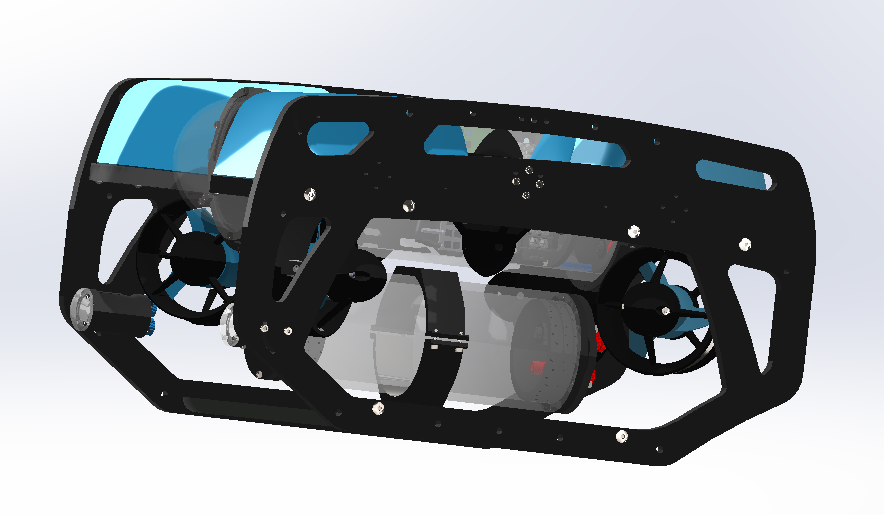
#> input picture imagesCAO2/1.png, 884 x 515 px; its folder holds 4 pictures in this run
$ python HYBRIDE.py
#> lines starting #> are read from the running program, lines starting #| are printed output that depends on the picture
import cv2
import numpy as np
import os
import mss
import time

# Initialisation d'ORB pour la reconnaissance de forme
orb = cv2.ORB_create(nfeatures=5000, scaleFactor=1.2, nlevels=8)
bf = cv2.BFMatcher(cv2.NORM_HAMMING)

# Chargement des images de référence (CAO)
path_refs = "imagesCAO2"
references = []

print("Chargement des modèles ORB...")
for file in os.listdir(path_refs):
    if file.lower().endswith(('.png', '.jpg', '.jpeg')):
        img = cv2.imread(os.path.join(path_refs, file), cv2.IMREAD_GRAYSCALE)
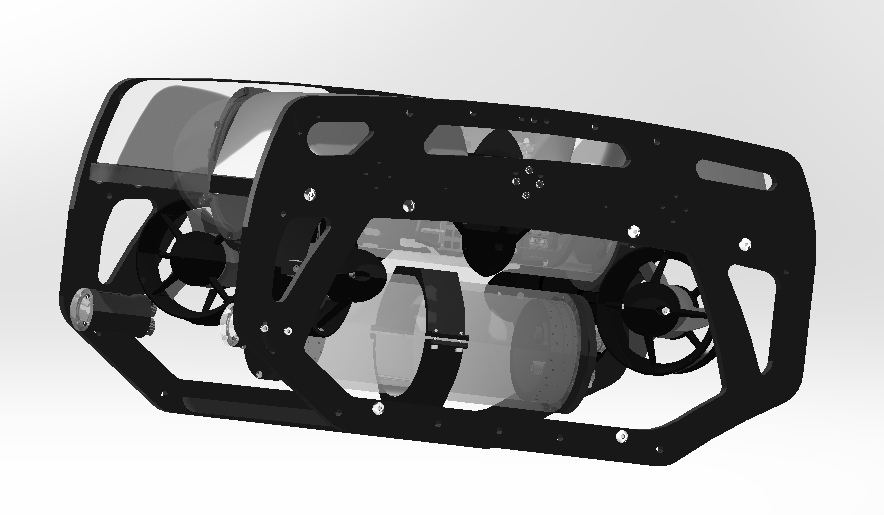
#> img: shape (515, 884); min 0, max 255, mean 151.9
        if img is not None:
            kp, des = orb.detectAndCompute(img, None)
#> kp = 3491 keypoints; strongest (x, y, size): (648, 356, 31), (619, 432, 44.6), (622, 432, 44.6), (620, 431, 37.2)
            if des is not None:
                references.append((kp, des, img.shape, file))
#> pass 2 of the loop `for file in os.listdir(path_refs):`:
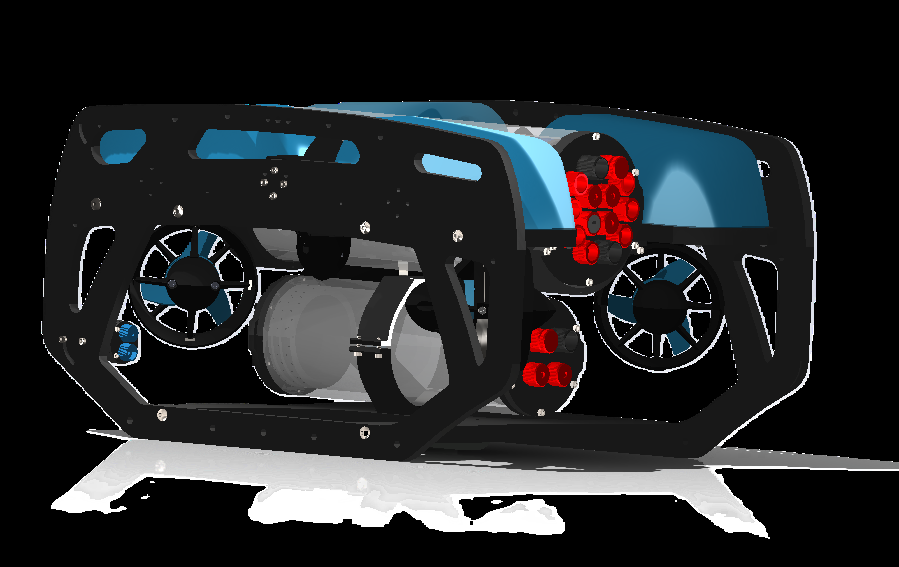
#> input picture imagesCAO2/2.png, 899 x 567 px
#> `img = cv2.imread(os.path.join(path_refs, file), cv2.IMREAD_GRAYSCALE)`:
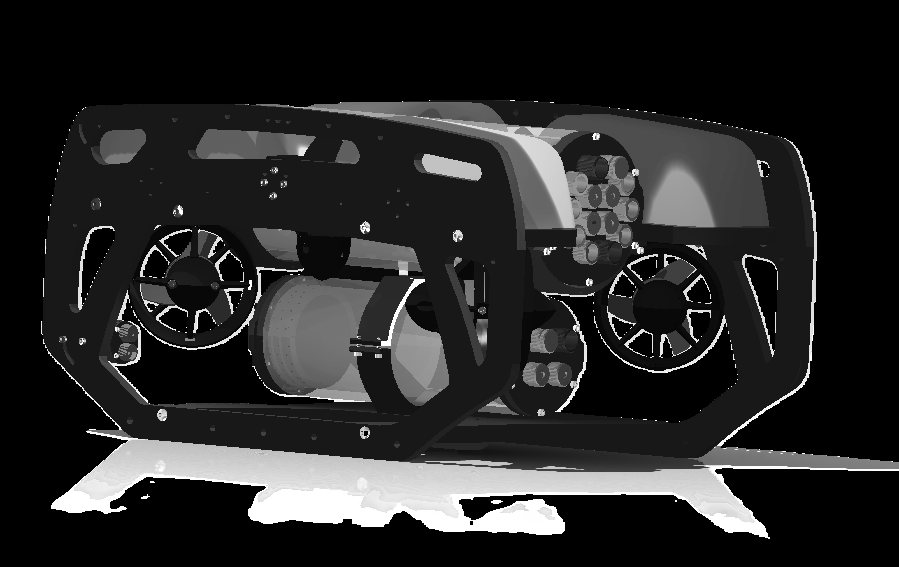
#> img: shape (567, 899); min 0, max 255, mean 39.5
#> kp = 4998 keypoints; strongest (x, y, size): (717, 471, 31), (260, 272, 31), (700, 250, 31), (157, 318, 31)
#> pass 3 of the loop `for file in os.listdir(path_refs):`:
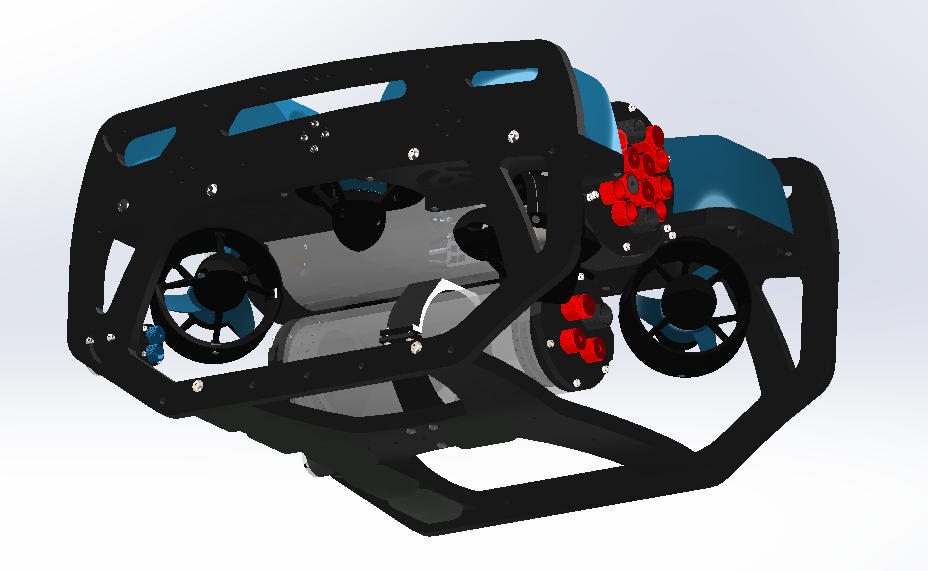
#> input picture imagesCAO2/3.png, 928 x 571 px
#> `img = cv2.imread(os.path.join(path_refs, file), cv2.IMREAD_GRAYSCALE)`:
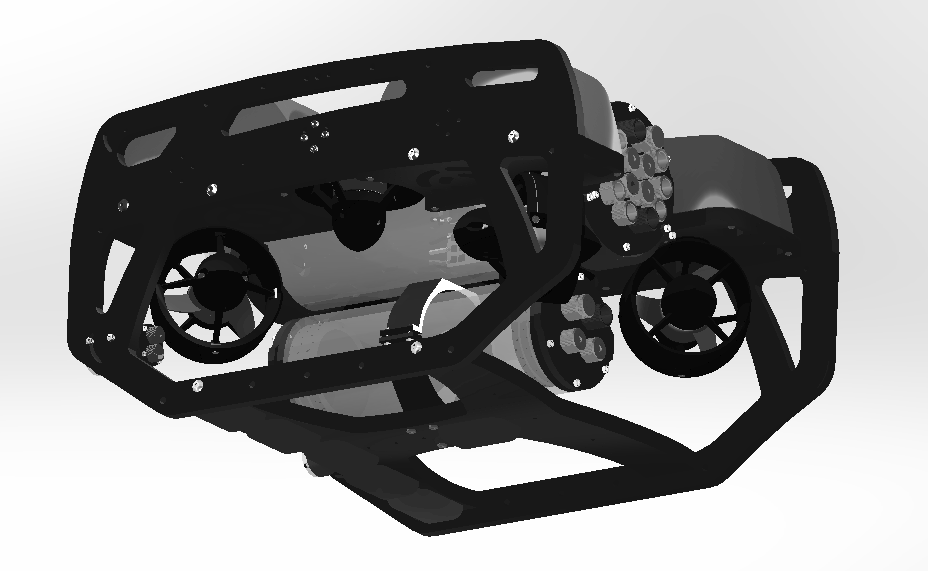
#> img: shape (571, 928); min 0, max 255, mean 143
#> kp = 4038 keypoints; strongest (x, y, size): (667, 228, 31), (145, 327, 31), (672, 236, 31), (146, 324, 31)
#> the loop made 4 passes; the first 3 are shown

if not references:
    raise ValueError("Aucune image de référence chargée.")

# Zone de l'écran à filmer
capture_zone = {"top": 200, "left": 0, "width": 800, "height": 610}
#> capture_zone = {'top': 200, 'left': 0, 'width': 800, 'height': 610}

# Plage de couleurs pour isoler le châssis sombre (HSV)
lower_black = np.array([0, 0, 0])
upper_black = np.array([180, 255, 45])
kernel_morpho = np.ones((5, 5), np.uint8)

# Variables d'état du programme
tracking_active = False
tracker = None
current_target_name = ""
last_orb_time = time.time()

# Mémoire de position pour éviter que la détection saute sur une ombre lointaine
last_known_center = None
MAX_DISTANCE = 250

print("Démarrage du système... Appuyez sur 'q' pour quitter.")

#> (the run stopped early here; a loop or call above may not have finished)
